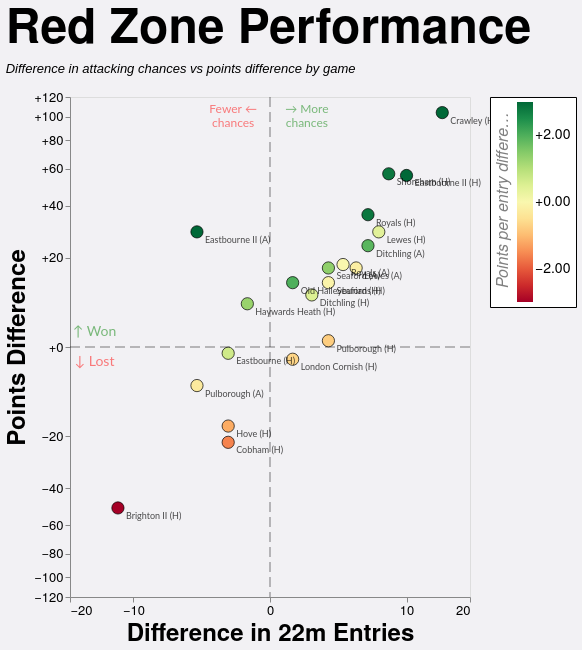

This figure's Vega-Lite source:
### Vega-Lite specification from a JSON file in a GitHub repository (floating-point values rounded to 4 significant figures)
{"config": {"axis": {"labelFont": "PT Sans Narrow, Helvetica Neue, Helvetica, Arial, sans-serif", "titleFont": "PT Sans Narrow, Helvetica Neue, Helvetica, Arial, sans-serif", "labelFontSize": 13, "titleFontSize": 24, "gridColor": "#202947", "gridOpacity": 0.2, "zindex": 1}, "text": {"font": "Lato, sans-serif"}, "bar": {"cornerRadiusEnd": 5}, "header": {"labelFont": "PT Sans Narrow, Helvetica Neue, Helvetica, Arial, sans-serif", "titleFont": "PT Sans Narrow, Helvetica Neue, Helvetica, Arial, sans-serif", "labelFontSize": 24, "titleFontSize": 28, "labelFontWeight": "bold", "orient": "left"}, "legend": {"labelFont": "PT Sans Narrow, Helvetica Neue, Helvetica, Arial, sans-serif", "titleFont": "PT Sans Narrow, Helvetica Neue, Helvetica, Arial, sans-serif", "labelFontSize": 14, "titleFontSize": 16, "titlePadding": 5, "fillColor": "white", "strokeColor": "black", "padding": 10, "titleFontWeight": "lighter", "titleFontStyle": "italic", "titleColor": "gray", "offset": 10}, "title": {"font": "PT Sans Narrow, Helvetica Neue, Helvetica, Arial, sans-serif", "fontSize": 48, "fontWeight": "bold", "anchor": "start", "align": "center", "titlePadding": 20, "subtitlePadding": 10, "subtitleFontSize": 13, "subtitleColor": "", "subtitleFontStyle": "italic", "offset": 15, "color": "black"}, "axisX": {"labelAngle": 0}, "facet": {"title": null, "header": null, "align": {"row": "each", "column": "each"}}, "resolve": {"scale": {"y": "independent", "facet": "independent"}}, "background": "#f2f1f4", "scale": {"offsetBandPaddingOuter": 0.2, "offsetBandPaddingInner": 0.1}}, "layer": [{"data": {"name": "data-d285a7403ed98ae579761d64a864032b"}, "mark": {"type": "rule", "color": "black", "opacity": 0.5, "strokeDash": [10, 5], "strokeWidth": 1}, "encoding": {"x": {"field": "x", "type": "quantitative"}}}, {"data": {"name": "data-a0a55d106695e8d630baff0f16eee66d"}, "mark": {"type": "rule", "color": "black", "opacity": 0.5, "strokeDash": [10, 5], "strokeWidth": 1}, "encoding": {"y": {"field": "y", "type": "quantitative"}}}, {"data": {"name": "data-2764ba2f53b76231d10d455df877de9e"}, "mark": {"type": "circle", "fillOpacity": 1.0, "size": 150, "stroke": "black", "strokeOpacity": 0.7, "strokeWidth": 1}, "encoding": {"color": {"field": "pp22_diff", "legend": {"direction": "vertical", "format": "+.2f", "offset": 20, "orient": "right", "padding": 5, "title": "Points per entry difference", "titleOrient": "left"}, "scale": {"clamp": true, "domain": [-3, 3], "scheme": "redyellowgreen", "zero": true}, "type": "quantitative"}, "tooltip": [{"field": "label", "title": "Game", "type": "nominal"}, {"field": "score", "title": "Score", "type": "nominal"}, {"field": "PD", "format": "+d", "title": "Points Difference", "type": "quantitative"}, {"field": "entries_22m_EGRFC", "title": "EG 22m Entries", "type": "quantitative"}, {"field": "entries_22m_Opposition", "title": "Opp 22m Entries", "type": "quantitative"}, {"field": "points_per_entry_EGRFC", "format": ".2f", "title": "EG pts per entry", "type": "quantitative"}, {"field": "points_per_entry_Opposition", "format": ".2f", "title": "Opp pts per entry", "type": "quantitative"}, {"field": "pp22_diff", "format": "+.2f", "title": "Points per Entry Diff", "type": "quantitative"}, {"field": "tries_EGRFC", "title": "EG tries", "type": "quantitative"}, {"field": "tries_Opposition", "title": "Opp tries", "type": "quantitative"}, {"field": "tries_per_entry_EGRFC", "format": ".0%", "title": "EG tries per entry", "type": "quantitative"}, {"field": "tries_per_entry_Opposition", "format": ".0%", "title": "Opp tries per entry", "type": "quantitative"}, {"field": "tp22_diff", "format": "+.2f", "title": "Tries per Entry Diff", "type": "quantitative"}], "x": {"axis": {"grid": false, "tickCount": 5}, "field": "entries_diff", "scale": {"constant": 5, "domain": [-17.25, 17.25], "nice": true, "type": "symlog"}, "title": "Difference in 22m Entries", "type": "quantitative"}, "y": {"axis": {"format": "+d", "grid": false, "tickCount": 8}, "field": "PD", "scale": {"constant": 20, "domain": [-119.6, 119.6], "nice": true, "type": "symlog"}, "title": "Points Difference", "type": "quantitative"}}, "transform": [{"filter": "(rzSquad == 'All' || datum.squad == rzSquad) && (rzSeason == 'All' || datum.season == rzSeason) && (rzGameType == 'All' || (rzGameType == 'League + Cup' && (datum.game_type == 'League' || datum.game_type == 'Cup')) || (rzGameType == 'League only' && datum.game_type == 'League') || datum.game_type == rzGameType)"}]}, {"data": {"name": "data-2764ba2f53b76231d10d455df877de9e"}, "mark": {"type": "text", "align": "left", "baseline": "middle", "dx": 8, "dy": 8, "fontSize": 9, "opacity": 0.7}, "encoding": {"text": {"field": "label", "type": "nominal"}, "x": {"field": "entries_diff", "type": "quantitative"}, "y": {"field": "PD", "type": "quantitative"}}, "transform": [{"filter": "(rzSquad == 'All' || datum.squad == rzSquad) && (rzSeason == 'All' || datum.season == rzSeason) && (rzGameType == 'All' || (rzGameType == 'League + Cup' && (datum.game_type == 'League' || datum.game_type == 'Cup')) || (rzGameType == 'League only' && datum.game_type == 'League') || datum.game_type == rzGameType)"}]}, {"data": {"name": "data-ff5b891c7f52bc2a6c266740aed4d223"}, "mark": {"type": "text", "align": "center", "baseline": "middle", "fontSize": 14, "opacity": 0.5}, "encoding": {"color": {"condition": {"test": "(datum.y > 0)", "value": "green"}, "value": "red"}, "text": {"field": "label", "type": "nominal"}, "x": {"field": "x", "type": "quantitative"}, "y": {"field": "y", "type": "quantitative"}}}, {"data": {"name": "data-70cf91c935554955754b7ae78ce9e14e"}, "mark": {"type": "text", "align": "center", "baseline": "middle", "fontSize": 12, "opacity": 0.5}, "encoding": {"color": {"condition": {"test": "(datum.x > 0)", "value": "green"}, "value": "red"}, "text": {"field": "label", "type": "nominal"}, "x": {"field": "x", "type": "quantitative"}, "y": {"field": "y", "type": "quantitative"}}}], "height": 500, "params": [{"name": "rzSquad", "value": "All"}, {"name": "rzSeason", "value": "All"}, {"name": "rzGameType", "value": "All"}], "resolve": {"scale": {"color": "independent", "x": "shared", "y": "shared"}}, "title": {"text": "Red Zone Performance", "subtitle": ["Difference in attacking chances vs points difference by game"]}, "width": 400, "$schema": "https://vega.github.io/schema/vega-lite/v5.20.1.json", "datasets": {"data-d285a7403ed98ae579761d64a864032b": [{"x": 0}], "data-a0a55d106695e8d630baff0f16eee66d": [{"y": 0}], "data-2764ba2f53b76231d10d455df877de9e": [{"game_id": "2024-09-07_1st_London_Cornish", "date": "2024-09-07T00:00:00", "season": "2024/25", "game_type": "League", "label": "London Cornish (H)", "score": "16 - 18", "entries_22m_EGRFC": 7.0, "entries_22m_Opposition": 6.0, "points_EGRFC": 16.0, "points_Opposition": 18.0, "points_per_entry_EGRFC": 2.3, "points_per_entry_Opposition": 3.0, "tries_EGRFC": 2.0, "tries_Opposition": 2.0, "tries_per_entry_EGRFC": 0.2857, "tries_per_entry_Opposition": 0.3333, "PD": -2.0, "entries_diff": 1.0, "pp22_diff": -0.7, "tp22_diff": -0.04762}, {"game_id": "2024-12-14_1st_Old_Haileyburians", "date": "2024-12-14T00:00:00", "season": "2024/25", "game_type": "League", "label": "Old Haileyburians (H)", "score": "18 - 5", "entries_22m_EGRFC": 6.0, "entries_22m_Opposition": 5.0, "points_EGRFC": 18.0, "points_Opposition": 5.0, "points_per_entry_EGRFC": 3.0, "points_per_entry_Opposition": 1.0, "tries_EGRFC": 2.0, "tries_Opposition": 1.0, "tries_per_entry_EGRFC": 0.3333, "tries_per_entry_Opposition": 0.2, "PD": 13.0, "entries_diff": 1.0, "pp22_diff": 2.0, "tp22_diff": 0.1333}, {"game_id": "2025-02-15_1st_Eastbourne", "date": "2025-02-15T00:00:00", "season": "2024/25", "game_type": "League", "label": "Eastbourne (H)", "score": "14 - 15", "entries_22m_EGRFC": 5.0, "entries_22m_Opposition": 7.0, "points_EGRFC": 14.0, "points_Opposition": 15.0, "points_per_entry_EGRFC": 2.8, "points_per_entry_Opposition": 2.1, "tries_EGRFC": 2.0, "tries_Opposition": 2.0, "tries_per_entry_EGRFC": 0.4, "tries_per_entry_Opposition": 0.2857, "PD": -1.0, "entries_diff": -2.0, "pp22_diff": 0.7, "tp22_diff": 0.1143}, {"game_id": "2025-03-22_1st_Cobham", "date": "2025-03-22T00:00:00", "season": "2024/25", "game_type": "League", "label": "Cobham (H)", "score": "21 - 43", "entries_22m_EGRFC": 9.0, "entries_22m_Opposition": 11.0, "points_EGRFC": 21.0, "points_Opposition": 43.0, "points_per_entry_EGRFC": 2.3, "points_per_entry_Opposition": 3.9, "tries_EGRFC": 3.0, "tries_Opposition": 7.0, "tries_per_entry_EGRFC": 0.3333, "tries_per_entry_Opposition": 0.6364, "PD": -22.0, "entries_diff": -2.0, "pp22_diff": -1.6, "tp22_diff": -0.303}, {"game_id": "2025-04-12_1st_Haywards_Heath", "date": "2025-04-12T00:00:00", "season": "2024/25", "game_type": "Cup", "label": "Haywards Heath (H)", "score": "45 - 38", "entries_22m_EGRFC": 9.0, "entries_22m_Opposition": 10.0, "points_EGRFC": 45.0, "points_Opposition": 37.0, "points_per_entry_EGRFC": 5.0, "points_per_entry_Opposition": 3.7, "tries_EGRFC": 6.0, "tries_Opposition": 6.0, "tries_per_entry_EGRFC": 0.6667, "tries_per_entry_Opposition": 0.6, "PD": 8.0, "entries_diff": -1.0, "pp22_diff": 1.3, "tp22_diff": 0.06667}, {"game_id": "2025-10-04_1st_Seaford", "date": "2025-10-04T00:00:00", "season": "2025/26", "game_type": "League", "label": "Seaford (A)", "score": "27 - 10", "entries_22m_EGRFC": 8.0, "entries_22m_Opposition": 5.0, "points_EGRFC": 27.0, "points_Opposition": 10.0, "points_per_entry_EGRFC": 3.4, "points_per_entry_Opposition": 2.0, "tries_EGRFC": 4.0, "tries_Opposition": 2.0, "tries_per_entry_EGRFC": 0.5, "tries_per_entry_Opposition": 0.4, "PD": 17.0, "entries_diff": 3.0, "pp22_diff": 1.4, "tp22_diff": 0.1}, {"game_id": "2025-10-11_1st_Shoreham", "date": "2025-10-11T00:00:00", "season": "2025/26", "game_type": "League", "label": "Shoreham (H)", "score": "69 - 12", "entries_22m_EGRFC": 12.0, "entries_22m_Opposition": 4.0, "points_EGRFC": 69.0, "points_Opposition": 12.0, "points_per_entry_EGRFC": 5.8, "points_per_entry_Opposition": 3.0, "tries_EGRFC": 11.0, "tries_Opposition": 2.0, "tries_per_entry_EGRFC": 0.9167, "tries_per_entry_Opposition": 0.5, "PD": 57.0, "entries_diff": 8.0, "pp22_diff": 2.8, "tp22_diff": 0.4167}, {"game_id": "2025-11-08_1st_Lewes", "date": "2025-11-08T00:00:00", "season": "2025/26", "game_type": "League", "label": "Lewes (H)", "score": "43 - 14", "entries_22m_EGRFC": 11.0, "entries_22m_Opposition": 4.0, "points_EGRFC": 43.0, "points_Opposition": 14.0, "points_per_entry_EGRFC": 3.9, "points_per_entry_Opposition": 3.5, "tries_EGRFC": 7.0, "tries_Opposition": 2.0, "tries_per_entry_EGRFC": 0.6364, "tries_per_entry_Opposition": 0.5, "PD": 29.0, "entries_diff": 7.0, "pp22_diff": 0.4, "tp22_diff": 0.1364}, {"game_id": "2025-11-15_1st_Hove", "date": "2025-11-15T00:00:00", "season": "2025/26", "game_type": "Cup", "label": "Hove (H)", "score": "15 - 32", "entries_22m_EGRFC": 10.0, "entries_22m_Opposition": 12.0, "points_EGRFC": 15.0, "points_Opposition": 32.0, "points_per_entry_EGRFC": 1.5, "points_per_entry_Opposition": 2.7, "tries_EGRFC": 2.0, "tries_Opposition": 5.0, "tries_per_entry_EGRFC": 0.2, "tries_per_entry_Opposition": 0.4167, "PD": -17.0, "entries_diff": -2.0, "pp22_diff": -1.2, "tp22_diff": -0.2167}, {"game_id": "2025-11-22_1st_Pulborough", "date": "2025-11-22T00:00:00", "season": "2025/26", "game_type": "League", "label": "Pulborough (A)", "score": "5 - 12", "entries_22m_EGRFC": 5.0, "entries_22m_Opposition": 9.0, "points_EGRFC": 5.0, "points_Opposition": 12.0, "points_per_entry_EGRFC": 1.0, "points_per_entry_Opposition": 1.3, "tries_EGRFC": 1.0, "tries_Opposition": 2.0, "tries_per_entry_EGRFC": 0.2, "tries_per_entry_Opposition": 0.2222, "PD": -7.0, "entries_diff": -4.0, "pp22_diff": -0.3, "tp22_diff": -0.02222}, {"game_id": "2025-11-29_1st_Eastbourne", "date": "2025-11-29T00:00:00", "season": "2025/26", "game_type": "League", "label": "Eastbourne II (H)", "score": "56 - 0", "entries_22m_EGRFC": 13.0, "entries_22m_Opposition": 3.0, "points_EGRFC": 56.0, "points_Opposition": 0.0, "points_per_entry_EGRFC": 4.3, "points_per_entry_Opposition": 0.0, "tries_EGRFC": 10.0, "tries_Opposition": 0.0, "tries_per_entry_EGRFC": 0.7692, "tries_per_entry_Opposition": 0.0, "PD": 56.0, "entries_diff": 10.0, "pp22_diff": 4.3, "tp22_diff": 0.7692}, {"game_id": "2025-12-20_1st_Ditchling", "date": "2025-12-20T00:00:00", "season": "2025/26", "game_type": "League", "label": "Ditchling (H)", "score": "29 - 19", "entries_22m_EGRFC": 11.0, "entries_22m_Opposition": 9.0, "points_EGRFC": 29.0, "points_Opposition": 19.0, "points_per_entry_EGRFC": 2.6, "points_per_entry_Opposition": 2.1, "tries_EGRFC": 5.0, "tries_Opposition": 3.0, "tries_per_entry_EGRFC": 0.4545, "tries_per_entry_Opposition": 0.3333, "PD": 10.0, "entries_diff": 2.0, "pp22_diff": 0.5, "tp22_diff": 0.1212}, {"game_id": "2026-01-10_1st_Royals", "date": "2026-01-10T00:00:00", "season": "2025/26", "game_type": "League", "label": "Royals (H)", "score": "49 - 5", "entries_22m_EGRFC": 10.0, "entries_22m_Opposition": 4.0, "points_EGRFC": 41.0, "points_Opposition": 5.0, "points_per_entry_EGRFC": 4.1, "points_per_entry_Opposition": 1.3, "tries_EGRFC": 7.0, "tries_Opposition": 1.0, "tries_per_entry_EGRFC": 0.7, "tries_per_entry_Opposition": 0.25, "PD": 36.0, "entries_diff": 6.0, "pp22_diff": 2.8, "tp22_diff": 0.45}, {"game_id": "2026-01-24_1st_Brighton", "date": "2026-01-24T00:00:00", "season": "2025/26", "game_type": "League", "label": "Brighton II (H)", "score": "0 - 50", "entries_22m_EGRFC": 3.0, "entries_22m_Opposition": 15.0, "points_EGRFC": 0.0, "points_Opposition": 50.0, "points_per_entry_EGRFC": 0.0, "points_per_entry_Opposition": 3.3, "tries_EGRFC": 0.0, "tries_Opposition": 8.0, "tries_per_entry_EGRFC": 0.0, "tries_per_entry_Opposition": 0.5333, "PD": -50.0, "entries_diff": -12.0, "pp22_diff": -3.3, "tp22_diff": -0.5333}, {"game_id": "2026-02-14_1st_Lewes", "date": "2026-02-14T00:00:00", "season": "2025/26", "game_type": "League", "label": "Lewes (A)", "score": "39 - 21", "entries_22m_EGRFC": 11.0, "entries_22m_Opposition": 6.0, "points_EGRFC": 39.0, "points_Opposition": 22.0, "points_per_entry_EGRFC": 3.5, "points_per_entry_Opposition": 3.7, "tries_EGRFC": 6.0, "tries_Opposition": 3.0, "tries_per_entry_EGRFC": 0.5455, "tries_per_entry_Opposition": 0.5, "PD": 17.0, "entries_diff": 5.0, "pp22_diff": -0.2, "tp22_diff": 0.04545}, {"game_id": "2026-02-28_1st_Pulborough", "date": "2026-02-28T00:00:00", "season": "2025/26", "game_type": "League", "label": "Pulborough (H)", "score": "14 - 13", "entries_22m_EGRFC": 8.0, "entries_22m_Opposition": 5.0, "points_EGRFC": 14.0, "points_Opposition": 13.0, "points_per_entry_EGRFC": 1.8, "points_per_entry_Opposition": 2.6, "tries_EGRFC": 1.0, "tries_Opposition": 2.0, "tries_per_entry_EGRFC": 0.125, "tries_per_entry_Opposition": 0.4, "PD": 1.0, "entries_diff": 3.0, "pp22_diff": -0.8, "tp22_diff": -0.275}, {"game_id": "2026-03-07_1st_Eastbourne", "date": "2026-03-07T00:00:00", "season": "2025/26", "game_type": "League", "label": "Eastbourne II (A)", "score": "29 - 0", "entries_22m_EGRFC": 6.0, "entries_22m_Opposition": 10.0, "points_EGRFC": 29.0, "points_Opposition": 0.0, "points_per_entry_EGRFC": 4.8, "points_per_entry_Opposition": 0.0, "tries_EGRFC": 5.0, "tries_Opposition": 0.0, "tries_per_entry_EGRFC": 0.8333, "tries_per_entry_Opposition": 0.0, "PD": 29.0, "entries_diff": -4.0, "pp22_diff": 4.8, "tp22_diff": 0.8333}, {"game_id": "2026-03-21_1st_Crawley", "date": "2026-03-21T00:00:00", "season": "2025/26", "game_type": "League", "label": "Crawley (H)", "score": "118 - 14", "entries_22m_EGRFC": 20.0, "entries_22m_Opposition": 5.0, "points_EGRFC": 118.0, "points_Opposition": 14.0, "points_per_entry_EGRFC": 5.9, "points_per_entry_Opposition": 2.8, "tries_EGRFC": 18.0, "tries_Opposition": 2.0, "tries_per_entry_EGRFC": 0.9, "tries_per_entry_Opposition": 0.4, "PD": 104.0, "entries_diff": 15.0, "pp22_diff": 3.1, "tp22_diff": 0.5}, {"game_id": "2026-03-28_1st_Ditchling", "date": "2026-03-28T00:00:00", "season": "2025/26", "game_type": "League", "label": "Ditchling (A)", "score": "27 - 3", "entries_22m_EGRFC": 11.0, "entries_22m_Opposition": 5.0, "points_EGRFC": 27.0, "points_Opposition": 3.0, "points_per_entry_EGRFC": 2.5, "points_per_entry_Opposition": 0.6, "tries_EGRFC": 4.0, "tries_Opposition": 0.0, "tries_per_entry_EGRFC": 0.3636, "tries_per_entry_Opposition": 0.0, "PD": 24.0, "entries_diff": 6.0, "pp22_diff": 1.9, "tp22_diff": 0.3636}, {"game_id": "2026-04-11_1st_Royals", "date": "2026-04-11T00:00:00", "season": "2025/26", "game_type": "League", "label": "Royals (A)", "score": "45 - 27", "entries_22m_EGRFC": 10.0, "entries_22m_Opposition": 6.0, "points_EGRFC": 45.0, "points_Opposition": 27.0, "points_per_entry_EGRFC": 4.5, "points_per_entry_Opposition": 4.5, "tries_EGRFC": 7.0, "tries_Opposition": 4.0, "tries_per_entry_EGRFC": 0.7, "tries_per_entry_Opposition": 0.6667, "PD": 18.0, "entries_diff": 4.0, "pp22_diff": 0.0, "tp22_diff": 0.03333}, {"game_id": "2026-04-18_1st_Seaford", "date": "2026-04-18T00:00:00", "season": "2025/26", "game_type": "League", "label": "Seaford (H)", "score": "40 - 27", "entries_22m_EGRFC": 9.0, "entries_22m_Opposition": 6.0, "points_EGRFC": 40.0, "points_Opposition": 27.0, "points_per_entry_EGRFC": 4.4, "points_per_entry_Opposition": 4.5, "tries_EGRFC": 6.0, "tries_Opposition": 5.0, "tries_per_entry_EGRFC": 0.6667, "tries_per_entry_Opposition": 0.8333, "PD": 13.0, "entries_diff": 3.0, "pp22_diff": -0.1, "tp22_diff": -0.1667}], "data-ff5b891c7f52bc2a6c266740aed4d223": [{"x": -15.53, "y": 2.392, "label": "↑ Won"}, {"x": -15.53, "y": -2.392, "label": "↓ Lost"}], "data-70cf91c935554955754b7ae78ce9e14e": [{"x": 1.725, "y": 107.6, "label": ["→ More", "chances"]}, {"x": -1.725, "y": 107.6, "label": ["Fewer ←", "chances"]}]}}
